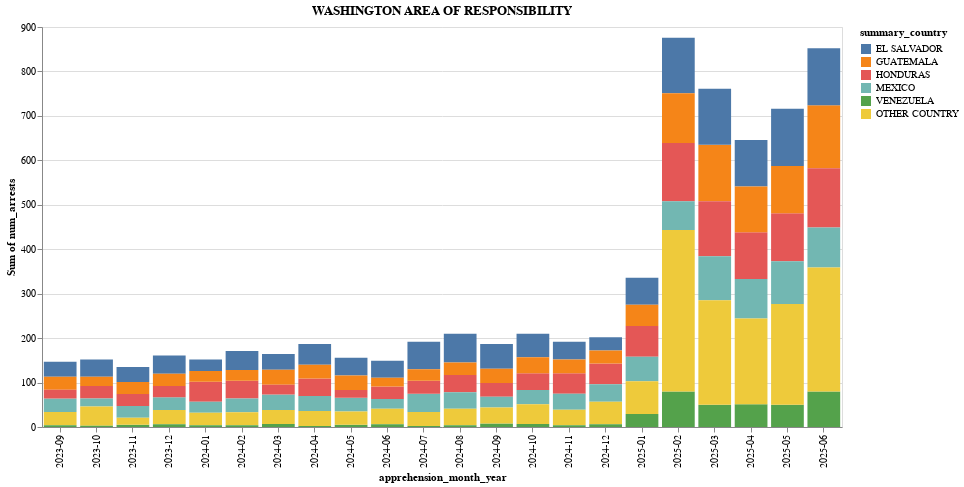

The cell this chart's notebook holds for it:
### Code cell
plot_area_chart(arrests_df, 'WASHINGTON AREA OF RESPONSIBILITY', top_countries_overall(5))

### Figure 1 — Vega-Lite specification as saved in the notebook (floating-point values rounded to 4 significant figures; data arrays with more than 128 entries replaced by an {"elided": "..."} marker saying what was removed)
{"config": {"view": {"continuousWidth": 300, "continuousHeight": 300}}, "data": {"name": "data-f8055b550ec16982d250d170507c6de8"}, "mark": {"type": "bar"}, "encoding": {"color": {"field": "summary_country", "sort": ["EL SALVADOR", "GUATEMALA", "HONDURAS", "MEXICO", "VENEZUELA", "OTHER COUNTRY"], "type": "nominal"}, "x": {"field": "apprehension_month_year", "type": "ordinal"}, "y": {"aggregate": "sum", "field": "num_arrests", "type": "quantitative"}}, "height": 400, "title": "WASHINGTON AREA OF RESPONSIBILITY", "width": 800, "$schema": "https://vega.github.io/schema/vega-lite/v5.20.1.json", "datasets": {"data-f8055b550ec16982d250d170507c6de8": {"elided": "614 records"}}}
